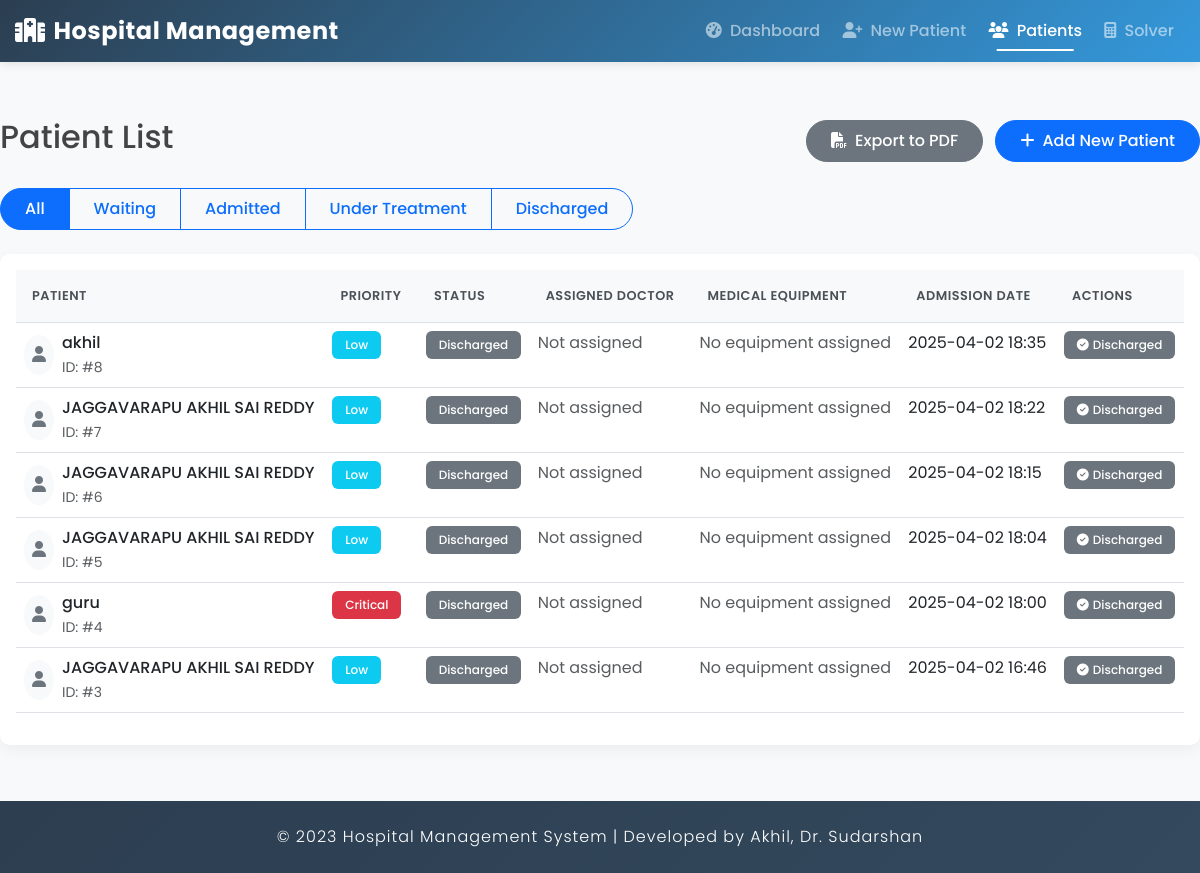
Before: /patient/list/ with the older database file.
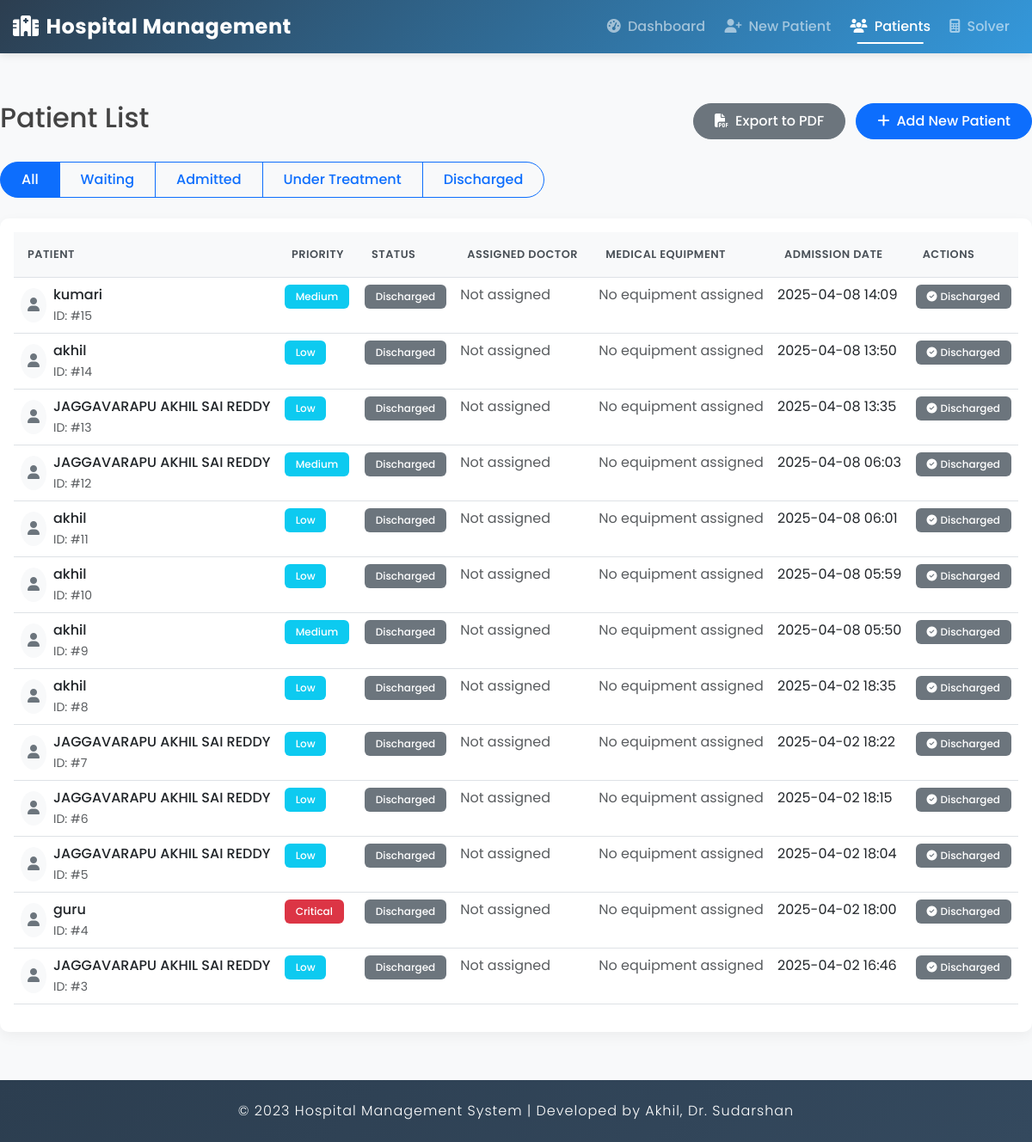
After: the same page with the newer database file.
### hospital/models.py (models this page shows, shortened)
class Patient(models.Model):
    STATUS_CHOICES = [
        ('WAI', 'Waiting'),
        ('ADM', 'Admitted'),
        ('TRE', 'Under Treatment'),
        ('DIS', 'Discharged'),
    ]
    PRIORITY_CHOICES = [
        (1, 'Low'),
        (2, 'Medium'),
        (3, 'High'),
        (4, 'Critical'),
        (5, 'Emergency'),
    ]
    GENDER_CHOICES = [
        ('M', 'Male'),
        ('F', 'Female'),
        ('O', 'Other'),
    ]
    name = models.CharField(max_length=100)
    age = models.IntegerField(validators=[MinValueValidator(0), MaxValueValidator(150)])
    gender = models.CharField(max_length=1, choices=GENDER_CHOICES, default='M')
    admission_date = models.DateTimeField(auto_now_add=True)
    condition = models.TextField()
    diagnosis = models.TextField(blank=True)
    status = models.CharField(max_length=3, choices=STATUS_CHOICES, default='WAI')
    priority = models.IntegerField(choices=PRIORITY_CHOICES, default=1)
    expected_stay_days = models.IntegerField(validators=[MinValueValidator(1)], default=1)
    notes = models.TextField(blank=True)
    required_equipment = models.JSONField(default=list, blank=True)
    assigned_doctor = models.ForeignKey(Doctor, on_delete=models.SET_NULL, null=True, blank=True)
    assigned_bed = models.ForeignKey(Bed, on_delete=models.SET_NULL, null=True, blank=True)

### hospital/views.py (the view)
# urls.py: path('patient/list/', views.PatientListView.as_view(), name='patient_list'),
class PatientListView(ListView):
    model = Patient
    template_name = 'hospital/patient_list.html'
    context_object_name = 'patients'
    def get_queryset(self):
        status = self.request.GET.get('status', '')
        if status:
            return Patient.objects.filter(status=status).order_by('-priority', '-admission_date')
        return Patient.objects.all().order_by('-admission_date')

### hospital/templates/hospital/patient_list.html (shortened to what this page needs)
{% extends 'hospital/base.html' %}
{% block content %}
<div class="row mb-4">
    <div class="col-md-12">
        <div class="d-flex justify-content-between align-items-center">
            <h2>Patient List</h2>
            <div>
                <a href="{% url 'hospital:export_patients_pdf' %}" class="btn btn-secondary me-2">
                    <i class="fas fa-file-pdf me-2"></i>Export to PDF
                </a>
                <a href="{% url 'hospital:patient_admit' %}" class="btn btn-primary">
                    <i class="fas fa-plus me-2"></i>Add New Patient
                </a>
            </div>
        </div>
    </div>
</div>
<div class="row mb-4">
    <div class="col-md-12">
        <div class="btn-group">
            <a href="{% url 'hospital:patient_list' %}" class="btn btn-outline-primary {% if not request.GET.status %}active{% endif %}">All</a>
            <a href="{% url 'hospital:patient_list' %}?status=WAI" class="btn btn-outline-primary {% if request.GET.status == 'WAI' %}active{% endif %}">Waiting</a>
            <a href="{% url 'hospital:patient_list' %}?status=ADM" class="btn btn-outline-primary {% if request.GET.status == 'ADM' %}active{% endif %}">Admitted</a>
            <a href="{% url 'hospital:patient_list' %}?status=TRE" class="btn btn-outline-primary {% if request.GET.status == 'TRE' %}active{% endif %}">Under Treatment</a>
            <a href="{% url 'hospital:patient_list' %}?status=DIS" class="btn btn-outline-primary {% if request.GET.status == 'DIS' %}active{% endif %}">Discharged</a>
        </div>
    </div>
</div>
<div class="row">
    <div class="col-md-12">
        <div class="card">
            <div class="card-body">
                <div class="table-responsive">
                    <table class="table table-hover">
                        <thead>
                            <tr>
                                <th>Patient</th>
                                <th>Priority</th>
                                <th>Status</th>
                                <th>Assigned Doctor</th>
                                <th>Medical Equipment</th>
                                <th>Admission Date</th>
                                <th>Actions</th>
                            </tr>
                        </thead>
                        <tbody>
                            {% for patient in patients %}
                            <tr>
                                <td>
                                    <div class="d-flex align-items-center">
                                        <div class="avatar avatar-sm bg-light rounded-circle p-2 me-2">
                                            <i class="fas fa-user text-secondary"></i>
                                        </div>
                                        <div>
                                            <p class="mb-0 fw-medium">{{ patient.name }}</p>
                                            <small class="text-muted">ID: #{{ patient.id }}</small>
                                        </div>
                                    </div>
                                </td>
                                <td>
                                    <span class="badge bg-{% if patient.priority >= 4 %}danger{% elif patient.priority >= 3 %}warning{% else %}info{% endif %}">
                                        {{ patient.get_priority_display }}
                                    </span>
                                </td>
                                <td>
                                    <span class="badge bg-{% if patient.status == 'WAI' %}warning{% elif patient.status == 'ADM' %}success{% elif patient.status == 'TRE' %}info{% else %}secondary{% endif %}">
                                        {{ patient.get_status_display }}
                                    </span>
                                </td>
                                <td>
                                    {% if patient.assigned_doctor %}
                                    <div class="d-flex align-items-center">
                                        <div class="avatar avatar-sm bg-info-light rounded-circle p-2 me-2">
                                            <i class="fas fa-user-md text-info"></i>
                                        </div>
                                        <div>
                                            <p class="mb-0">Dr. {{ patient.assigned_doctor.user.get_full_name }}</p>
                                            {% if patient.assigned_doctor.specialty %}
                                            <small class="text-muted">{{ patient.assigned_doctor.specialty }}</small>
                                            {% endif %}
                                        </div>
                                    </div>
                                    {% else %}
                                    <span class="text-muted">Not assigned</span>
                                    {% endif %}
                                </td>
                                <td>
                                    {% if patient.assigned_equipment.all %}
                                    <div class="d-flex flex-wrap gap-1">
                                        {% for equipment in patient.assigned_equipment.all %}
                                        <span class="badge bg-primary">
                                            <i class="fas fa-tools me-1"></i>{{ equipment.name }}
                                        </span>
                                        {% endfor %}
                                    </div>
                                    {% else %}
                                    <span class="text-muted">No equipment assigned</span>
                                    {% endif %}
                                </td>
                                <td>{{ patient.admission_date|date:"Y-m-d H:i" }}</td>
                                <td>
                                    <div class="btn-group">
                                        {% if patient.status == 'WAI' %}
                                        <a href="{% url 'hospital:patient_confirm' patient.id %}" class="btn btn-sm btn-success">
                                            <i class="fas fa-bed me-1"></i>Admit
                                        </a>
                                        {% elif patient.status == 'ADM' %}
                                        <a href="{% url 'hospital:patient_discharge' patient.id %}" class="btn btn-sm btn-danger">
                                            <i class="fas fa-sign-out-alt me-1"></i>Discharge
                                        </a>
                                        {% elif patient.status == 'TRE' %}
                                        <div>
                                            <span class="badge bg-info mb-1">
                                                <i class="fas fa-stethoscope me-1"></i>Under Treatment
                                            </span>
                                        </div>
                                        {% else %}
                                        <span class="badge bg-secondary">
                                            <i class="fas fa-check-circle me-1"></i>Discharged
                                        </span>
                                        {% endif %}
                                    </div>
                                </td>
                            </tr>
                            {% endfor %}
                        </tbody>
                    </table>
                </div>
            </div>
        </div>
    </div>
</div>
{% endblock %}

### hospital/templates/hospital/base.html (shortened to what this page needs)
<!DOCTYPE html>
<html lang="en">
<head>
    <link href="https://cdn.jsdelivr.net/npm/bootstrap@5.3.0/dist/css/bootstrap.min.css" rel="stylesheet">
    <link href="https://cdn.jsdelivr.net/npm/select2@4.1.0-rc.0/dist/css/select2.min.css" rel="stylesheet">
    <link rel="stylesheet" href="https://cdnjs.cloudflare.com/ajax/libs/font-awesome/6.4.0/css/all.min.css">
</head>
<body>
    <nav class="navbar navbar-expand-lg navbar-dark mb-4">
        <div class="container">
            <a class="navbar-brand" href="{% url 'hospital:dashboard' %}">
                <i class="fas fa-hospital-alt me-2"></i>Hospital Management
            </a>
            <div class="collapse navbar-collapse" id="navbarNav">
                <ul class="navbar-nav ms-auto">
                    <li class="nav-item">
                        <a class="nav-link" href="{% url 'hospital:dashboard' %}">
                            <i class="fas fa-tachometer-alt me-1"></i> Dashboard
                        </a>
                    </li>
                    <li class="nav-item">
                        <a class="nav-link" href="{% url 'hospital:patient_admit' %}">
                            <i class="fas fa-user-plus me-1"></i> New Patient
                        </a>
                    </li>
                    <li class="nav-item">
                        <a class="nav-link" href="{% url 'hospital:patient_list' %}">
                            <i class="fas fa-users me-1"></i> Patients
                        </a>
                    </li>
                    <li class="nav-item">
                        <a class="nav-link" href="{% url 'solver' %}">
                            <i class="fas fa-calculator me-1"></i> Solver
                        </a>
                    </li>
                </ul>
            </div>
        </div>
    </nav>
    <div class="container page-content">
        {% block content %}{% endblock %}
    </div>
    <footer>
        <div class="container">
            <p class="mb-0">© 2023 Hospital Management System | Developed by Akhil, Dr. Sudarshan</p>
        </div>
    </footer>
</body>
</html>

### hospital/templates/hospital/base.html (style rules this page uses)
:root { --primary-color: #2c3e50; --secondary-color: #3498db; --accent-color: #1abc9c; --light-color: #ecf0f1; --dark-color: #2c3e50; --danger-color: #e74c3c; --warning-color: #f39c12; --success-color: #27ae60; --info-color: #3498db; }
body { font-family: 'Poppins', sans-serif; background-color: #f8f9fa; color: #444; min-height: 100vh; display: flex; flex-direction: column; }
.navbar { box-shadow: 0 2px 10px rgba(0, 0, 0, 0.1); background: linear-gradient(135deg, var(--primary-color), var(--secondary-color)) !important; }
.navbar-brand { font-weight: 700; font-size: 1.5rem; letter-spacing: 0.5px; }
.nav-link { font-weight: 500; position: relative; padding: 0.5rem 1rem; margin: 0 0.2rem; transition: all 0.3s; }
.nav-link:after { content: ''; position: absolute; width: 0; height: 2px; bottom: 0; left: 50%; background-color: white; transition: all 0.3s; transform: translateX(-50%); }
.nav-link:hover:after, .nav-link.active:after { width: 70%; }
.container { max-width: 1200px; padding: 0 15px; }
.card { border-radius: 10px; border: none; box-shadow: 0 5px 15px rgba(0, 0, 0, 0.05); transition: transform 0.3s, box-shadow 0.3s; margin-bottom: 1.5rem; overflow: hidden; }
.table { border-collapse: separate; border-spacing: 0; }
.table th { background-color: #f8f9fa; font-weight: 600; text-transform: uppercase; font-size: 0.8rem; letter-spacing: 0.5px; color: #495057; padding: 1rem; }
.btn { font-weight: 500; border-radius: 30px; padding: 0.5rem 1.5rem; transition: all 0.3s; }
footer { text-align: center; margin-top: auto; padding: 1.5rem 0; background: linear-gradient(135deg, var(--dark-color), #34495e); color: #fff; font-weight: 300; letter-spacing: 1px; }
.page-content { flex: 1; padding: 2rem 0; }
.badge { padding: 0.5rem 0.8rem; font-weight: 500; border-radius: 6px; }

Changed rows visible on the page:
added Patient: name "kumari", id "15", priority "Medium", status "Discharged", shows "Not assigned", admission_date "2025-04-08 14:09"
added Patient: name "akhil", id "14", priority "Low", status "Discharged", shows "Not assigned", admission_date "2025-04-08 13:50"
added Patient: name "JAGGAVARAPU AKHIL SAI REDDY", id "13", priority "Low", status "Discharged", shows "Not assigned", admission_date "2025-04-08 13:35"
added Patient: name "JAGGAVARAPU AKHIL SAI REDDY", id "12", priority "Medium", status "Discharged", shows "Not assigned", admission_date "2025-04-08 06:03"
added Patient: name "akhil", id "11", priority "Low", status "Discharged", shows "Not assigned", admission_date "2025-04-08 06:01"
added Patient: name "akhil", id "10", priority "Low", status "Discharged", shows "Not assigned", admission_date "2025-04-08 05:59"
added Patient: name "akhil", id "9", priority "Medium", status "Discharged", shows "Not assigned", admission_date "2025-04-08 05:50"
